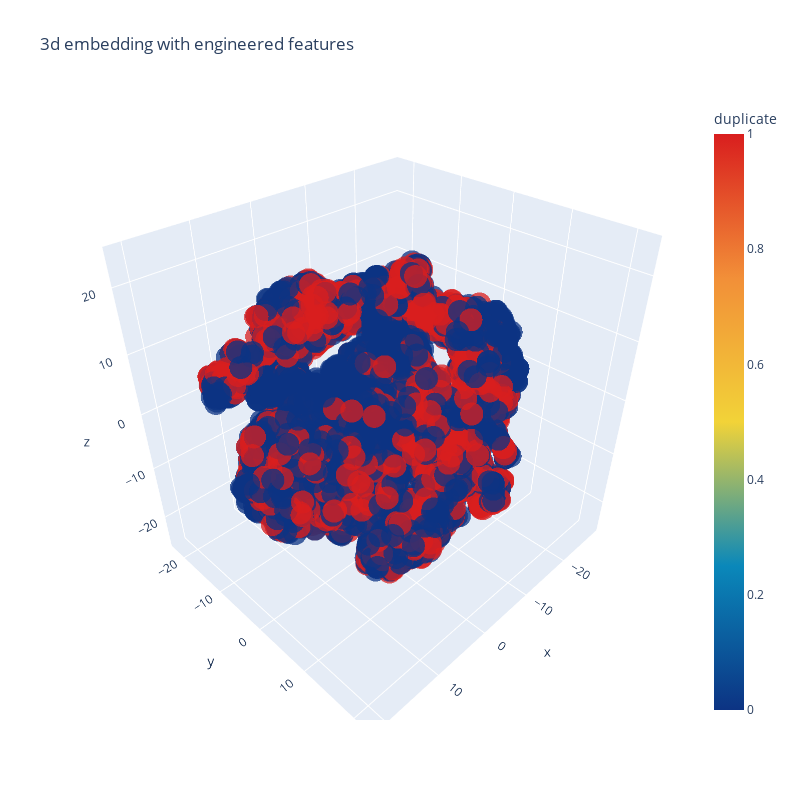

The notebook cell this image was saved under:
### Code cell
trace1 = go.Scatter3d(
    x=tsne3d[:,0],
    y=tsne3d[:,1],
    z=tsne3d[:,2],
    mode='markers',
    marker=dict(
        sizemode='diameter',
        color = y,
        colorscale = 'Portland',
        colorbar = dict(title = 'duplicate'),
        line=dict(color='rgb(255, 255, 255)'),
        opacity=0.75
    )
)

data=[trace1]
layout=dict(height=800, width=800, title='3d embedding with engineered features')
fig=dict(data=data, layout=layout)
py.iplot(fig, filename='3DBubble')

### Figure 1 — Plotly figure (JSON) as saved in the notebook; plotly's stock layout.template omitted (floating-point values rounded to 4 significant figures; data arrays with more than 128 entries replaced by an {"elided": "..."} marker saying what was removed)
{"data": [{"marker": {"color": {"elided": "10000 int values"}, "colorbar": {"title": {"text": "duplicate"}}, "colorscale": [[0, "rgb(12,51,131)"], [0.25, "rgb(10,136,186)"], [0.5, "rgb(242,211,56)"], [0.75, "rgb(242,143,56)"], [1, "rgb(217,30,30)"]], "line": {"color": "rgb(255, 255, 255)"}, "opacity": 0.75, "sizemode": "diameter"}, "mode": "markers", "type": "scatter3d", "x": {"elided": "10000 float values"}, "y": {"elided": "10000 float values"}, "z": {"elided": "10000 float values"}}], "layout": {"height": 800, "title": {"text": "3d embedding with engineered features"}, "width": 800}}
